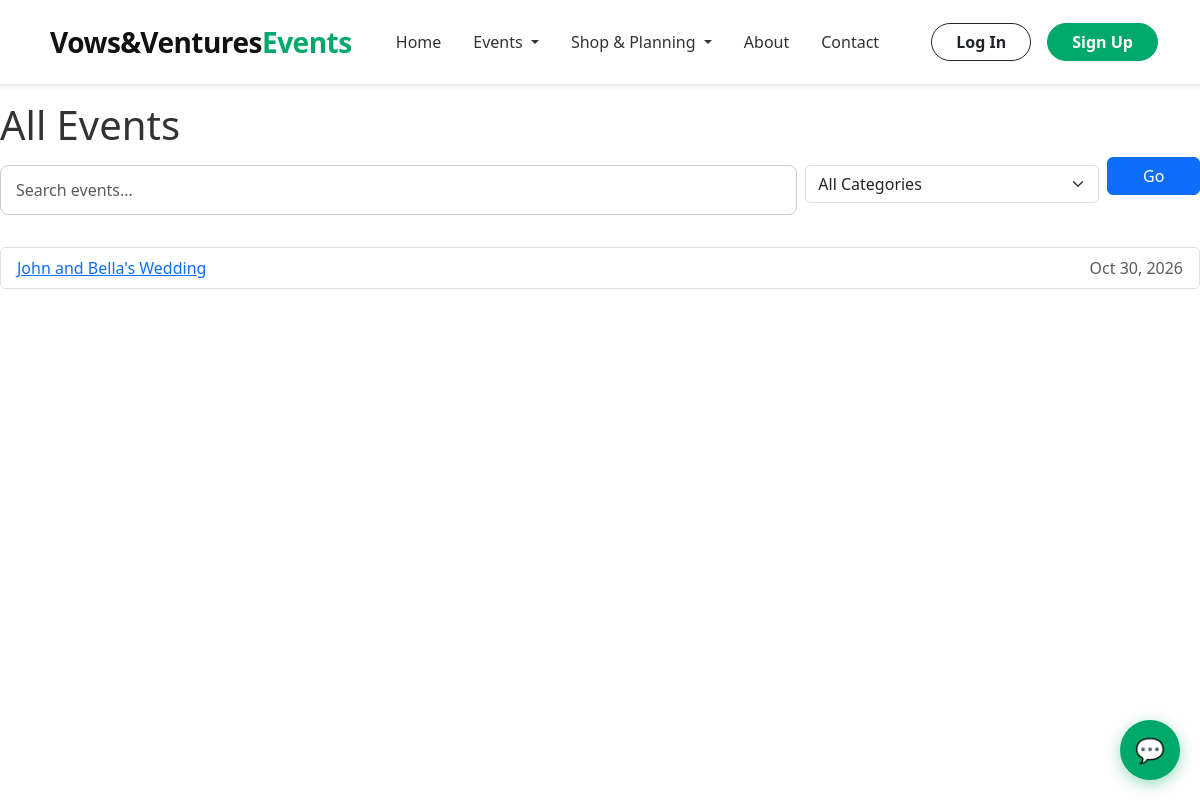
/events/, run on an earlier commit of the app's database.
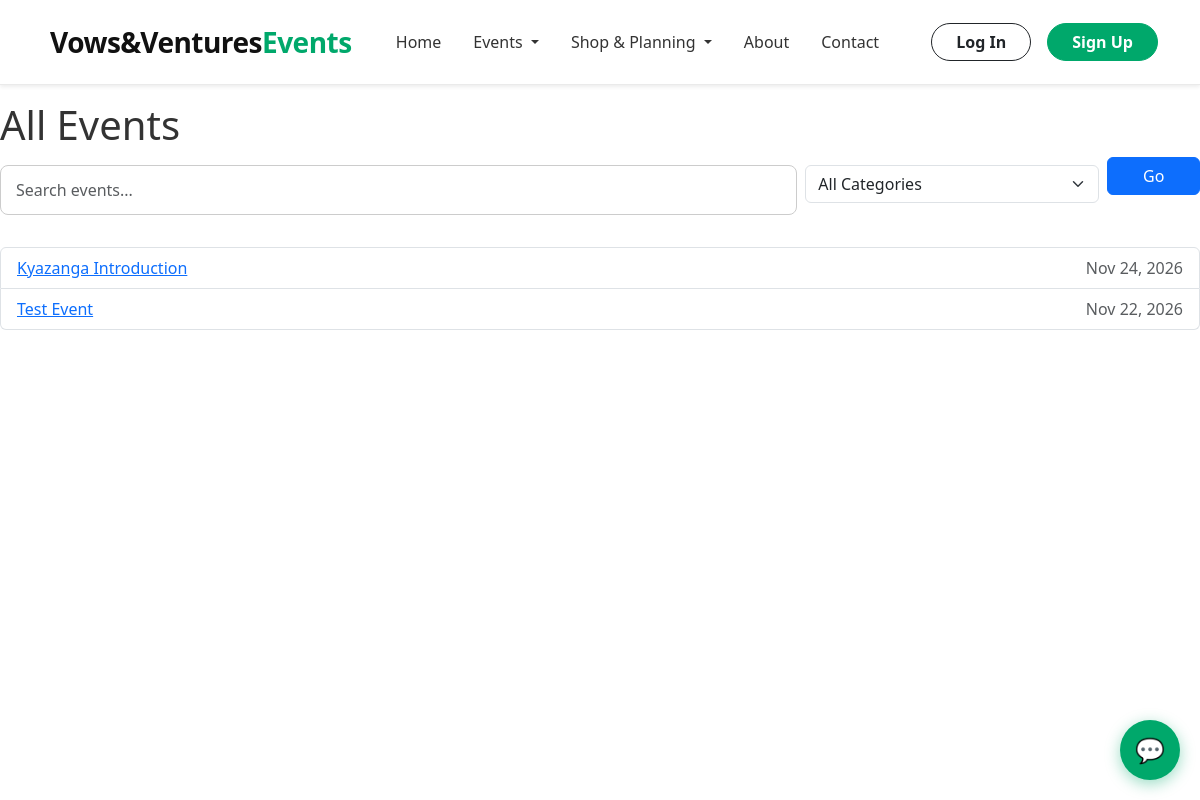
And on a later commit of the database.
### EventLaunch/models.py (models this page shows, shortened)
class Event(models.Model):
    STATUS_CHOICES = [
        ('draft', 'Draft'),
        ('published', 'Published'),
        ('cancelled', 'Cancelled'),
        ('completed', 'Completed'),
    ]
    title = models.CharField(max_length=200)
    slug = models.SlugField(max_length=200, unique=True, blank=True)
    description = models.TextField()
    category = models.ForeignKey(Category, on_delete=models.SET_NULL, null=True, related_name='events')
    organizer = models.ForeignKey(User, on_delete=models.CASCADE, related_name='organized_events')
    venue = models.CharField(max_length=200)
    start_date = models.DateTimeField()
    end_date = models.DateTimeField()
    capacity = models.PositiveIntegerField(default=100)
    price = models.DecimalField(max_digits=8, decimal_places=2, default=0.00)
    image = models.ImageField(upload_to='events/', blank=True, null=True)
    status = models.CharField(max_length=20, choices=STATUS_CHOICES, default='draft')
    created_at = models.DateTimeField(auto_now_add=True)
    updated_at = models.DateTimeField(auto_now=True)
    class Meta:
        ordering = ['-start_date']

### EventLaunch/views.py (the view)
# urls.py: path('events/', views.event_list, name='event_list'),
def event_list(request):
    events = Event.objects.filter(status='published')
    query = request.GET.get('q')
    if query:
        events = events.filter(title__icontains=query)
    category_id = request.GET.get('category')
    if category_id:
        events = events.filter(category_id=category_id)
    categories = Category.objects.all()
    return render(request, 'events/event_list.html', {'events': events, 'categories': categories})

### templates/events/event_list.html (shortened to what this page needs)
{% extends 'base.html' %}
{% block content %}
<h1>All Events</h1>
<form method="get" class="row g-2 mb-4">
  <div class="col-md-8">
    <input type="text" name="q" value="{{ query }}" class="form-control"
           placeholder="Search events...">
  </div>
  <div class="col-md-3">
    <select name="category" class="form-select">
      <option value="All">All Categories</option>
    </select>
  </div>
  <div class="col-md-1">
    <button class="btn btn-primary w-100">Go</button>
  </div>
</form>
<ul class="list-group">
  {% for e in events %}
    <li class="list-group-item d-flex justify-content-between">
      <a href="{% url 'event_detail' e.slug %}">{{ e.title }}</a>
      <span class="text-muted">{{ e.start_date|date:"M d, Y" }}</span>
    </li>
  {% empty %}
    <li class="list-group-item">No events found.</li>
  {% endfor %}
</ul>
{% endblock %}

What changed in the data, as far as the page shows it:
no longer on this page (row edited): Event: title "John and Bella's Wedding", start_date "Oct 30, 2026"
added Event: title "Kyazanga Introduction", start_date "Nov 24, 2026"
added Event: title "Test Event", start_date "Nov 22, 2026"
